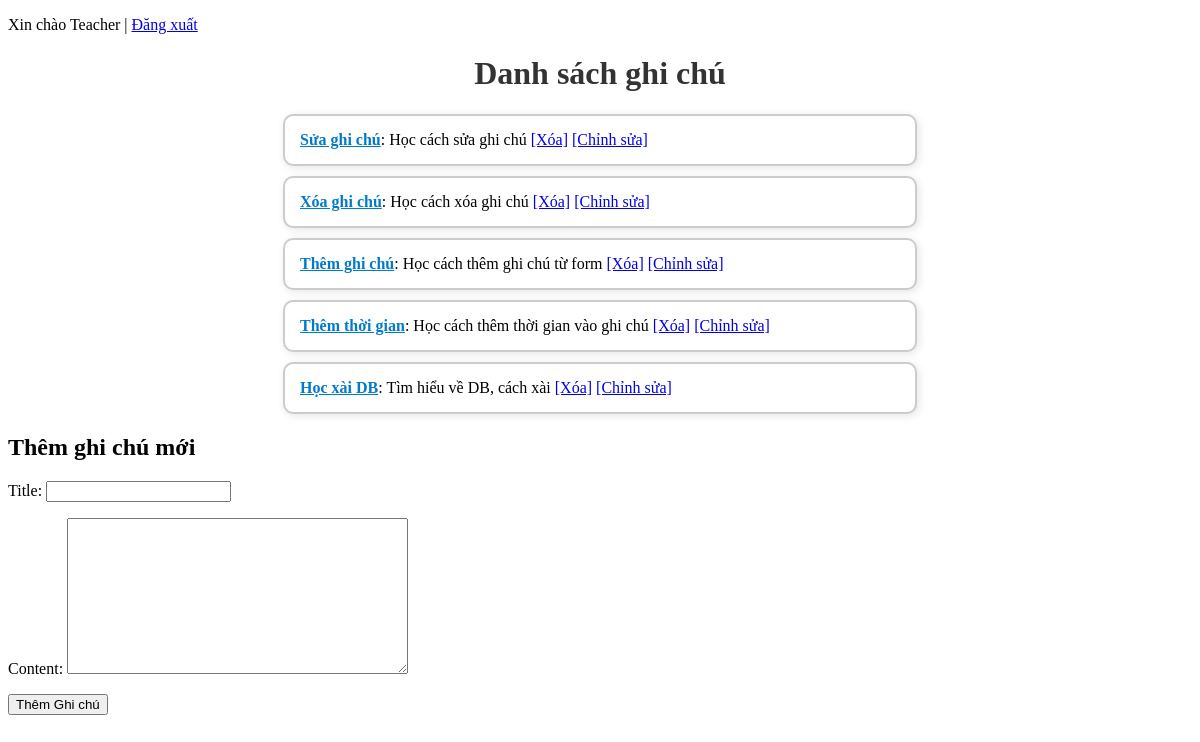
The app's page / (signed in) with its own data.
### notes/models.py (models this page shows, shortened)
class Note(models.Model):
    title = models.CharField(max_length=100)
    content = models.TextField()
    created_at = models.DateTimeField(auto_now_add=True)
    user = models.ForeignKey(settings.AUTH_USER_MODEL, on_delete=models.CASCADE)

### notes/views.py (the view)
# urls.py: path('',views.notes_list,name='notes_list'),
@login_required
def notes_list(request):
    notes = Note.objects.all().order_by('-created_at')
    if request.method == 'POST':
        form =NoteForm(request.POST)
        if form.is_valid():
            form.save()
            return redirect('notes_list')
    else:
        form = NoteForm()
    return render(request, 'notes/note_list.html', {
        'notes': notes,
        'timestamp': int(now().timestamp()),
        'form': form
    })

### notes/forms.py
class NoteForm (forms.ModelForm):
    class Meta:
        model = Note
        fields = ['title', 'content']

### notes/templates/notes/note_list.html (shortened to what this page needs)
<!DOCTYPE html>
<html lang="en">
<head>
    {% load static %}
    <link rel="stylesheet" href="{% static 'notes/style.css' %}?v={{ timestamp }}">
</head>
<body>
    {% if user.is_authenticated %}
    <p>Xin chào {{ user.username }} | <a href="{% url 'logout' %}">Đăng xuất</a></p>
    {% else %}
    <p><a href="{% url 'login' %}">Đăng nhập</a> | <a href="{% url 'register' %}">Đăng ký</a></p>
    {% endif %}
    <h1>Danh sách ghi chú</h1>
    <ul>
        {% for note in notes %}
            <li>
                <strong>{{ note.title }}</strong>: {{ note.content }}
                <a href="{% url "delete_note" note.id %}" onclick="return confirm('Bạn có chắc muốn xóa ghi chú này không?')">[Xóa]</a>
                <a href="{% url "edit_note" note.id %}">[Chỉnh sửa]</a>
            </li>
        {% endfor %}
    </ul>
    <h2>Thêm ghi chú mới</h2>
    <form method="post">
        {{ form.as_p }}
        <button type="submit">Thêm Ghi chú</button>
    </form>
</body>
</html>

### notes/static/notes/style.css (style rules this page uses)
h1 { text-align: center; color: #333; }
ul { list-style-type: none; padding: 0; }
li { background-color: #ffffff; border: 2px solid #cccccc; border-radius: 10px; padding: 15px; margin: 10px auto; max-width: 600px; box-shadow: 2px 2px 8px rgba(0, 0, 0, 0.1); }
li strong { text-decoration: underline; color: #007acc; }

### records on screen
Note: title "Sửa ghi chú", content "Học cách sửa ghi chú"
Note: title "Xóa ghi chú", content "Học cách xóa ghi chú"
Note: title "Thêm ghi chú", content "Học cách thêm ghi chú từ form"
Note: title "Thêm thời gian", content "Học cách thêm thời gian vào ghi chú"
Note: title "Học xài DB", content "Tìm hiểu về DB, cách xài"

### other values on screen
{{ user.username }} "Teacher"
